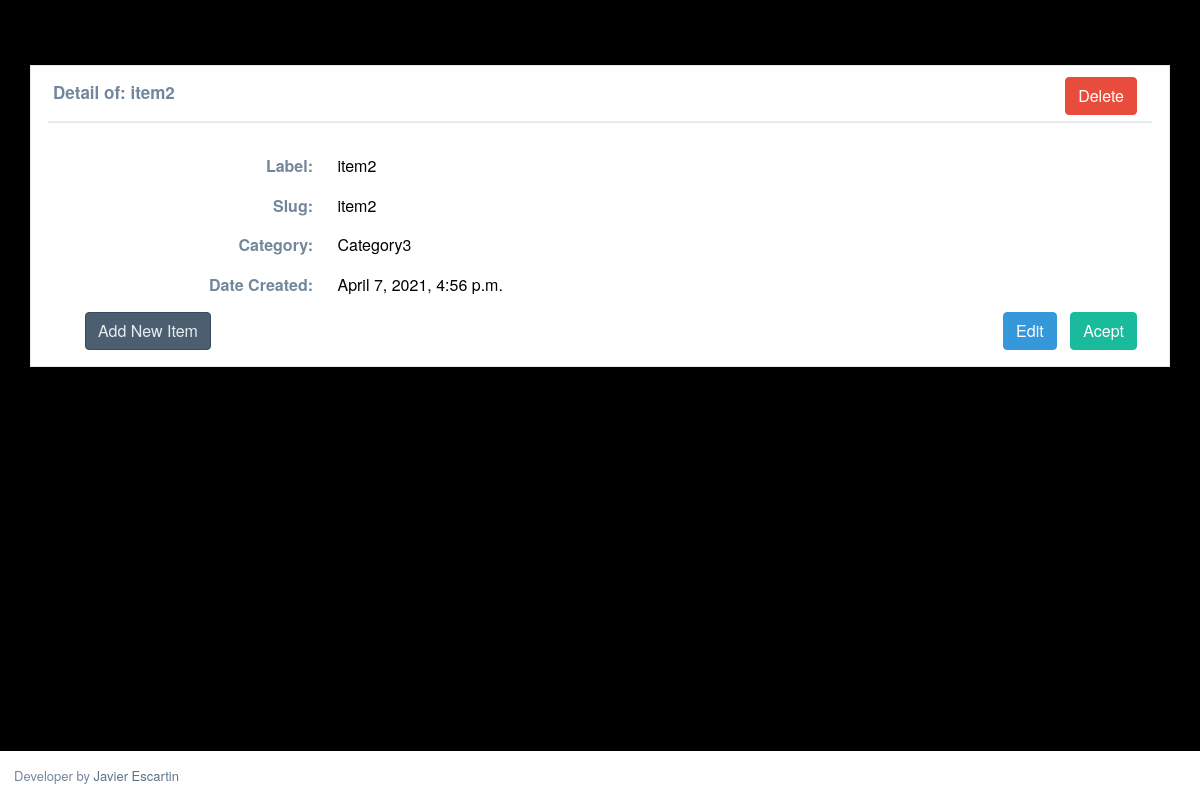
The app's page /account/item/item2/ (signed in) with its own data.
### accounts/models.py (models this page shows, shortened)
class Item(models.Model):
	CATEGORY = (
			('Category1', 'Category 1'),
			('Category2', 'Category 2'),
            ('Category3', 'Category 3'),
			)
	label = models.CharField(max_length=200, blank=False, null=True)
	slug = models.SlugField(unique=True)
	category = models.CharField(max_length=200, null=True, choices=CATEGORY)
	date_created = models.DateTimeField(auto_now_add=True, null=True)
	items = ItemManager()
	def get_url_edit(self):
		return reverse("itemUpdate", kwargs={"slug":self.slug})
	def get_url_delete(self):
		return reverse("itemDelete", kwargs={"slug":self.slug})
	class Meta:
		ordering = ["-label", "-date_created"]

### accounts/views.py (the view)
# urls.py: url(r'^account/item/(?P<slug>[\w-]+)/$', views.item_detail, name='itemDetail'),
def item_detail(request, slug=None):
    if not request.user.is_staff or not request.user.is_superuser:
        raise Http404
    instance = get_object_or_404(Item, slug=slug)
    title = "Detail of: " + slug
    context_data = {
        "Title": title,
        "item": instance,
    }
    return render(request, "accounts/item_detail.html", context_data)

### templates/accounts/item_detail.html (shortened to what this page needs)
{% extends "../base.html" %}
{% block body_content %}
<div class="col-md-12 col-sm-12 col-xs-12">
	<div class="x_panel">
		<div class="x_title">
			<h2 class="title_form">  {{ Title }} </h2>
			<ul class="dataTable_buttons">
				<li>
					<button class="btn btn-dark bg-red" type="button" onclick="window.location.href=' {{ item.get_url_delete }} '">Delete</button>
				</li>
			</ul>
			<div class="clearfix"></div>
		</div>
		<div class="x_content">
			<div class="col-sm-12">
				<p>
					<div class="fieldOutput">
						<div class="labelText"> <b>Label:</b> </div>
						<div class="outputText">{{ item.label }}</div>
					</div>
				</p>
				<p>
					<div class="fieldOutput">
						<div class="labelText"> <b>Slug:</b> </div>
						<div class="outputText">{{ item.slug }} </div>
					</div>
				</p>
                <p>
					<div class="fieldOutput">
						<div class="labelText"> <b>Category:</b> </div>
						<div class="outputText">{{ item.category }} </div>
					</div>
				</p>
                <p>
					<div class="fieldOutput">
						<div class="labelText"> <b>Date Created:</b> </div>
						<div class="outputText">{{ item.date_created }} </div>
					</div>
				</p>
			</div>
			<div class="clearfix"></div>
			<ul class="dataTable_buttons_bottom_left">
				<li>
					<button class="btn btn-blue" type="button" onclick="window.location.href='/account/item/create'">Add New Item</button>
				</li>
			</ul>
			<ul class="dataTable_buttons_bottom_right">
				<li>
					<button class="btn btn-dark bg-blue" type="button" onclick="window.location.href=' {{ item.get_url_edit }} '">Edit</button>
				</li>
				<li>
					<button class="btn btn-dark bg-green" type="button" onclick="window.location.href=' /account/item '">Acept</button>
				</li>
			</ul>
		</div>
	</div>
</div>
{% endblock body_content %}

### static/css/base.css (style rules this page uses)
html , body { height:100%; }
html { -webkit-tap-highlight-color:rgba(0,0,0,0); }
body { color: #73879C; background: #000000; font-family: "Helvetica Neue", Roboto, Arial, "Droid Sans", sans-serif; font-size: 13px; font-weight: 400; line-height: 1.471; }
h2 { font-size: 18px; font-weight: 400 }
h1, .h1, h2, .h2, h3, .h3 { margin-top: 10px; margin-bottom: 10px }
.col-md-55, .col-xs-1, .col-sm-1, .col-md-1, .col-lg-1, .col-xs-2, .col-sm-2, .col-md-2, .col-lg-2, .col-xs-3, .col-sm-3, .col-md-3, .col-lg-3, .col-xs-4, .col-sm-4, .col-md-4, .col-lg-4, .col-xs-5, .col-sm-5, .col-md-5, .col-lg-5, .col-xs-6, .col-sm-6, .col-md-6, .col-lg-6, .col-xs-7, .col-sm-7, .col-md-7, .col-lg-7, .col-xs-8, .col-sm-8, .col-md-8, .col-lg-8, .col-xs-9, .col-sm-9, .col-md-9, .col-lg-9, .col-xs-10, .col-sm-10, .col-md-10, .col-lg-10, .col-xs-11, .col-sm-11, .col-md-11, .col-lg-11, .col-xs-12, .col-sm-12, .col-md-12, .col-lg-12 { position: relative; min-height: 1px; float: left; padding-right: 10px; padding-left: 10px }
.clearfix:after, form:after { content: "."; display: block; height: 0; clear: both; visibility: hidden }
*, *:before, *:after { box-sizing: border-box }
.btn-dark { color: #E9EDEF; background-color: #4B5F71; border-color: #364B5F }
.btn-blue { color: #E9EDEF; background-color: #4B5F71; border-color: #364B5F }
.bg-green { background: #1ABB9C !important; border: 1px solid #1ABB9C !important; color: #fff }
.bg-red { background: #E74C3C !important; border: 1px solid #E74C3C !important; color: #fff }
.bg-blue { background: #3498DB !important; border: 1px solid #3498DB !important; color: #fff }
.x_panel { position: relative; width: 100%; margin-bottom: 10px; padding: 10px 17px; display: inline-block; background: #fff; border: 1px solid #E6E9ED; -webkit-column-break-inside: avoid; -moz-column-break-inside: avoid; column-break-inside: avoid; opacity: 1; transition: all .2s ease }
.x_title { border-bottom: 2px solid #E6E9ED; padding: 1px 5px 6px; margin-bottom: 10px }
.x_title h2 { margin: 5px 0 6px; float: left; display: block; text-overflow: ellipsis; overflow: hidden; white-space: nowrap }
.dataTable_buttons { float: right; margin-right: 10px; width: auto; margin-bottom: 0px; }
.dataTable_buttons li { position: relative; display: inline-block; }
.dataTable_buttons_bottom_left { float: left; margin-right: 10px; width: auto; margin-bottom: 0px; }
.dataTable_buttons_bottom_left li { position: relative; display: inline-block; }
.dataTable_buttons_bottom_right { float: right; margin-right: 10px; width: auto; margin-bottom: 0px; }
.dataTable_buttons_bottom_right li { position: relative; display: inline-block; margin-left: 10px; }
.x_content { padding: 0 5px 6px; position: relative; width: 100%; float: left; clear: both; margin-top: 5px }
.title_form { font-size: 30px; font-weight: bold; }
.fieldOutput { font-size: 16px; width: 100%; margin-bottom: 16px; }
.labelText { width: 250px; text-align: right; margin-right: 20px; display: inline-block; }
.outputText { display: inline-block; line-height: inherit; overflow: visible; width: 250px; color: #000000; }
@media (max-width: 1200px) { .x_title h2 { width: 62%; font-size: 17px } }

### records on screen
Item: label "item2", slug "item2", category "Category3", date_created "April 7, 2021, 4:56 p.m."

### other values on screen
{{ Title }} "Detail of: item2"
